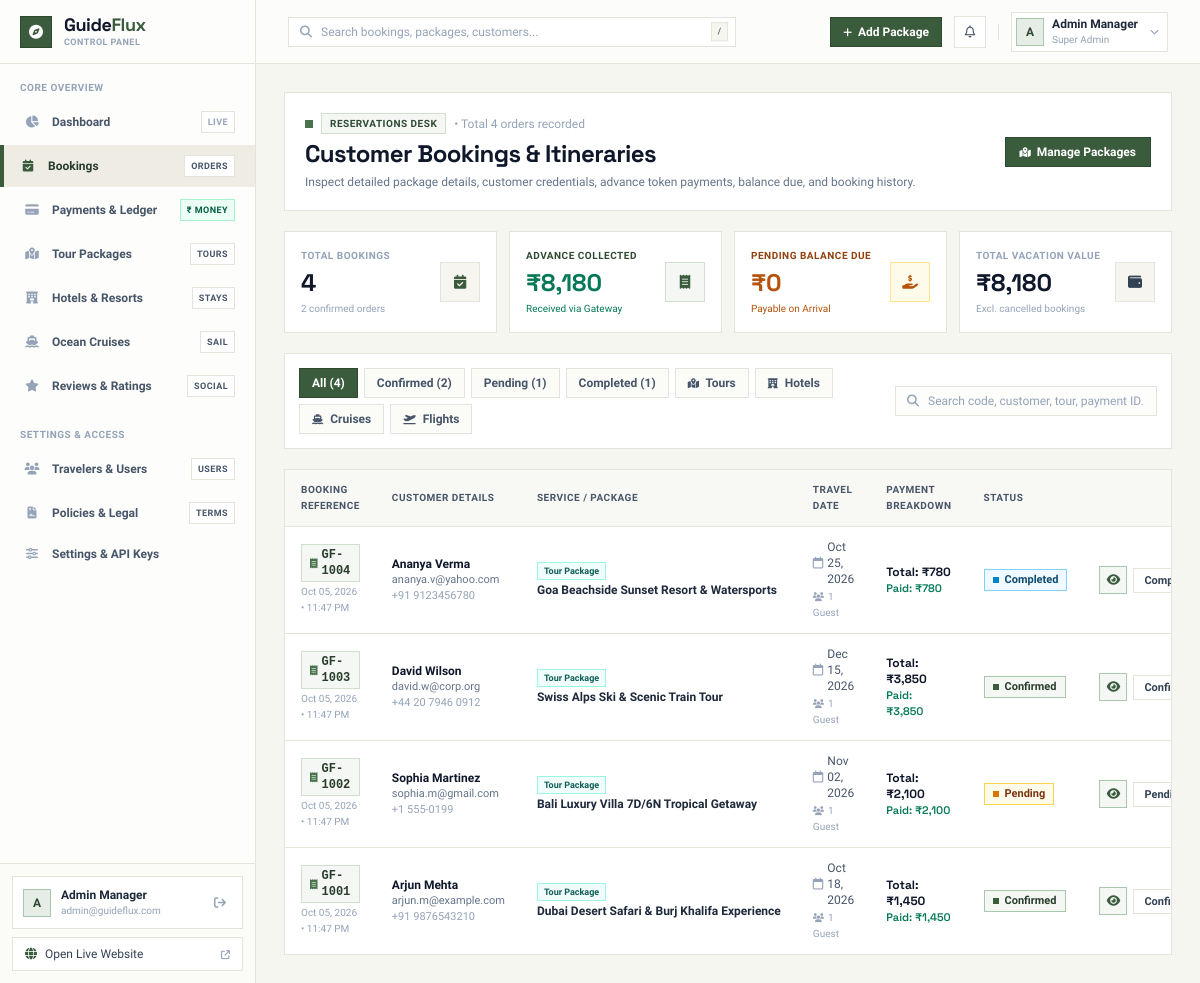
Screenshot of /admin/bookings.php (signed in) with the database file from the repository.
### tables this page shows
CREATE TABLE `bookings` (
  `id` int(11) NOT NULL AUTO_INCREMENT,
  `booking_code` varchar(50) NOT NULL,
  `user_id` int(11) DEFAULT NULL,
  `booking_type` varchar(50) NOT NULL DEFAULT 'package',
  `customer_name` varchar(100) NOT NULL,
  `customer_email` varchar(150) NOT NULL,
  `customer_phone` varchar(30) NOT NULL,
  `package_title` varchar(255) NOT NULL,
  `travel_date` date NOT NULL,
  `amount` decimal(10,2) NOT NULL,
  `advance_amount` decimal(10,2) NOT NULL DEFAULT 0.00,
  `balance_amount` decimal(10,2) NOT NULL DEFAULT 0.00,
  `payment_gateway` varchar(50) DEFAULT 'razorpay',
  `payment_id` varchar(100) DEFAULT NULL,
  `booking_details` longtext DEFAULT NULL,
  `status` enum('confirmed','pending','completed','cancelled') DEFAULT 'pending',
  `created_at` timestamp NULL DEFAULT current_timestamp(),
  PRIMARY KEY (`id`),
  UNIQUE KEY `booking_code` (`booking_code`)
);

### admin/bookings.php (the view, shortened to what the rows shown need)
<?php
$pdo = getDBConnection();
$bookings = [];
if ($pdo) {
    try {
        $cruisesMap = [];
        try {
            $cruStmt = $pdo->query("SELECT id, title, slug, departure_port, ship_name, duration_days, duration_nights, badge, featured_image FROM `cruises`");
            while ($c = $cruStmt->fetch(PDO::FETCH_ASSOC)) {
                $cruisesMap['id_' . $c['id']] = $c;
            }
        } catch (Exception $ce) {}
        $sql = "SELECT b.*,
                       u.name AS user_account_name, u.email AS user_account_email, u.phone AS user_account_phone, u.status AS user_account_status
                FROM `bookings` b
                LEFT JOIN `users` u ON b.user_id = u.id
                WHERE 1=1";
        $params = [];
        $sql .= " ORDER BY b.`id` DESC";
        $stmt = $pdo->prepare($sql);
        $stmt->execute($params);
        $rawBookings = $stmt->fetchAll(PDO::FETCH_ASSOC);
        foreach ($rawBookings as $rb) {
            $meta = [];
            $matchedPkg = null;
            if ($rb['booking_type'] === 'cruise') {
                $matchedCruise = null;
                if (!empty($meta['cruise_id']) && isset($cruisesMap['id_' . $meta['cruise_id']])) {
                    $matchedCruise = $cruisesMap['id_' . $meta['cruise_id']];
                }
                if ($matchedCruise) {
                    $rb['pkg_image'] = $matchedCruise['featured_image'];
                    $rb['pkg_location'] = 'Port: ' . $matchedCruise['departure_port'];
                    $rb['pkg_days'] = $matchedCruise['duration_days'];
                    $rb['pkg_nights'] = $matchedCruise['duration_nights'];
                    $rb['pkg_slug'] = $matchedCruise['slug'];
                    $rb['pkg_tag'] = $matchedCruise['badge'];
                } else {
                    $rb['pkg_image'] = $meta['cruise_image'] ?? null;
                    $rb['pkg_location'] = !empty($meta['ship_name']) ? ('Ship: ' . $meta['ship_name']) : 'Ocean Cruise';
                }
            } else {
                $rb['pkg_image'] = $matchedPkg['image'] ?? ($meta['hotel_image'] ?? null);
                $rb['pkg_location'] = $matchedPkg['location'] ?? ($meta['destination'] ?? ($meta['city'] ?? ''));
                $rb['pkg_days'] = $matchedPkg['duration_days'] ?? null;
                $rb['pkg_nights'] = $matchedPkg['duration_nights'] ?? null;
                $rb['pkg_slug'] = $matchedPkg['slug'] ?? null;
                $rb['pkg_tag'] = $matchedPkg['badge'] ?? null;
                $rb['package_id'] = $matchedPkg['id'] ?? null;
            }
            $bookings[] = $rb;
        }
    } catch (Exception $e) {
        $bookings = [];
    }
}
include 'components/head.php';
?>
<div class="min-h-screen flex bg-cream-100/70 antialiased selection:bg-sage-600 selection:text-white">
    <div class="flex-1 lg:pl-64 xl:pl-68 flex flex-col min-w-0 transition-all">
        <main class="flex-1 p-4 sm:p-6 lg:p-7 w-full space-y-5">
            <div class="bg-white border border-[#e5e4dc] p-4 sm:p-5 flex flex-col md:flex-row md:items-center justify-between gap-4">
                <div class="space-y-1">
                    <h1 class="text-xl sm:text-2xl font-bold font-space text-slate-900 tracking-tight">
                        Customer Bookings &amp; Itineraries
                    </h1>
                </div>
            </div>
            <div class="bg-white border border-[#e5e4dc] overflow-hidden">
                <div class="overflow-x-auto">
                    <table class="w-full text-left text-xs border-collapse">
                        <thead>
                            <tr class="bg-cream-100/70 border-b border-[#e5e4dc] text-slate-600 font-bold uppercase tracking-wider text-[10px]">
                                <th class="py-3 px-4">Booking Reference</th>
                                <th class="py-3 px-4">Customer Details</th>
                                <th class="py-3 px-4">Service / Package</th>
                                <th class="py-3 px-4">Travel Date</th>
                                <th class="py-3 px-4">Payment Breakdown</th>
                                <th class="py-3 px-4">Status</th>
                                <th class="py-3 px-4 text-right">Actions</th>
                            </tr>
                        </thead>
                        <tbody class="divide-y divide-[#e5e4dc]">
                            <?php if (!empty($bookings)): ?>
                                <?php foreach ($bookings as $b): ?>
                                    <?php
                                    $st = strtolower($b['status']);
                                    $bType = $b['booking_type'] ?? 'package';
                                    $totalAmt = (float)$b['amount'];
                                    $advAmt = (float)($b['advance_amount'] > 0 ? $b['advance_amount'] : $totalAmt);
                                    $bJson = htmlspecialchars(json_encode($b), ENT_QUOTES, 'UTF-8');
                                    ?>
                                    <tr class="hover:bg-cream-50/80 transition-colors">
                                        <td class="py-3 px-4">
                                            <div class="flex items-center gap-1.5">
                                                <button type="button"
                                                        onclick="openBookingDossier(<?php echo $bJson; ?>)"
                                                        class="font-mono font-bold text-sage-900 bg-sage-50 hover:bg-sage-100 px-2 py-0.5 border border-sage-200 transition text-left cursor-pointer inline-flex items-center gap-1">
                                                    <i class="fa-solid fa-receipt text-[10px] text-sage-600"></i>
                                                    <span><?php echo htmlspecialchars($b['booking_code']); ?></span>
                                                </button>
                                            </div>
                                            <div class="text-[10px] text-slate-400 mt-0.5">
                                                <?php echo date('M d, Y • h:i A', strtotime($b['created_at'] ?? 'now')); ?>
                                            </div>
                                        </td>
                                        <td class="py-3 px-4">
                                            <div class="font-bold text-slate-900 flex items-center gap-1">
                                                <span><?php echo htmlspecialchars($b['customer_name']); ?></span>
                                            </div>
                                            <div class="text-[11px] text-slate-500">
                                                <a href="mailto:<?php echo htmlspecialchars($b['customer_email']); ?>" class="hover:text-sage-700 hover:underline"><?php echo htmlspecialchars($b['customer_email']); ?></a>
                                            </div>
                                            <div class="text-[11px] text-slate-400">
                                                <a href="tel:<?php echo htmlspecialchars($b['customer_phone']); ?>" class="hover:text-sage-700"><?php echo htmlspecialchars($b['customer_phone']); ?></a>
                                            </div>
                                        </td>
                                        <td class="py-3 px-4">
                                            <div class="flex items-center gap-1.5 mb-0.5">
                                                <?php if ($bType === 'hotel'): ?>
                                                    <span class="text-[9px] font-bold bg-amber-50 text-amber-800 border border-amber-200 px-1.5 py-0.2">Hotel Stay</span>
                                                <?php elseif ($bType === 'cruise'): ?>
                                                    <span class="text-[9px] font-bold bg-indigo-50 text-indigo-800 border border-indigo-200 px-1.5 py-0.2">Ocean Cruise</span>
                                                <?php elseif ($bType === 'flight_inquiry'): ?>
                                                    <span class="text-[9px] font-bold bg-sky-50 text-sky-800 border border-sky-200 px-1.5 py-0.2">Flight Query</span>
                                                <?php else: ?>
                                                    <span class="text-[9px] font-bold bg-teal-50 text-teal-800 border border-teal-200 px-1.5 py-0.2">Tour Package</span>
                                                <?php endif; ?>
                                            </div>
                                            <div class="font-medium text-slate-800 max-w-xs truncate cursor-pointer hover:text-sage-700 font-semibold" onclick="openBookingDossier(<?php echo $bJson; ?>)">
                                                <?php echo htmlspecialchars($b['package_title']); ?>
                                            </div>
                                        </td>
                                        <td class="py-3 px-4 text-slate-600 font-medium">
                                            <div class="flex items-center gap-1">
                                                <i class="fa-regular fa-calendar text-slate-400 text-xs"></i>
                                                <span><?php echo date('M d, Y', strtotime($b['travel_date'])); ?></span>
                                            </div>
                                            <div class="text-[10px] text-slate-400 mt-0.5">
                                                <i class="fa-solid fa-users text-[9px] mr-1"></i><?php echo (int)($b['guests_count'] ?? 1); ?> Guest<?php echo (int)($b['guests_count'] ?? 1) > 1 ? 's' : ''; ?>
                                            </div>
                                        </td>
                                        <td class="py-3 px-4 font-space">
                                            <div class="font-bold text-slate-900 text-xs">
                                                Total: ₹<?php echo number_format($totalAmt); ?>
                                            </div>
                                            <div class="text-[11px] text-emerald-700 font-semibold">
                                                Paid: ₹<?php echo number_format($advAmt); ?>
                                            </div>
                                        </td>
                                        <td class="py-3 px-4">
                                            <?php
                                            $badgeClass = 'bg-cream-100 text-slate-700 border-[#e5e4dc]';
                                            if ($st === 'confirmed') $badgeClass = 'bg-sage-50 text-sage-900 border-sage-300';
                                            elseif ($st === 'pending') $badgeClass = 'bg-amber-50 text-amber-900 border-amber-300';
                                            elseif ($st === 'completed') $badgeClass = 'bg-sky-50 text-sky-900 border-sky-300';
                                            elseif ($st === 'cancelled') $badgeClass = 'bg-rose-50 text-rose-900 border-rose-300';
                                            ?>
                                            <span class="inline-flex items-center gap-1.5 px-2 py-0.5 text-[11px] font-bold border <?php echo $badgeClass; ?>">
                                                <span class="w-1.5 h-1.5 <?php echo $st === 'confirmed' ? 'bg-sage-700' : ($st === 'pending' ? 'bg-amber-600' : ($st === 'completed' ? 'bg-sky-600' : 'bg-rose-600')); ?>"></span>
                                                <?php echo ucfirst($st); ?>
                                            </span>
                                        </td>
                                        <td class="py-3 px-4 text-right">
                                            <div class="inline-flex items-center gap-1.5 justify-end">
                                                <button type="button"
                                                        onclick="openBookingDossier(<?php echo $bJson; ?>)"
                                                        title="View Complete Package & Payment Dossier"
                                                        class="w-7 h-7 bg-sage-50 hover:bg-sage-700 text-sage-700 hover:text-white border border-sage-300 transition-colors flex items-center justify-center text-xs font-bold cursor-pointer">
                                                    <i class="fa-solid fa-eye"></i>
                                                </button>
                                                <form method="POST" action="bookings.php" class="inline-flex items-center">
                                                    <select name="status" onchange="this.form.submit()" class="text-[11px] py-1 px-1.5 border border-[#e5e4dc] bg-white text-slate-700 hover:border-slate-400 focus:outline-none focus:border-sage-700 cursor-pointer font-semibold">
                                                        <option value="confirmed" <?php echo $st === 'confirmed' ? 'selected' : ''; ?>>Confirmed</option>
                                                        <option value="pending" <?php echo $st === 'pending' ? 'selected' : ''; ?>>Pending</option>
                                                        <option value="completed" <?php echo $st === 'completed' ? 'selected' : ''; ?>>Completed</option>
                                                    </select>
                                                </form>
                                            </div>
                                        </td>
                                    </tr>
                                <?php endforeach; ?>
                            <?php endif; ?>
                        </tbody>
                    </table>
                </div>
            </div>
        </main>
    </div>
</div>
<?php include 'components/footer.php'; ?>

### rows the page displays
bookings: booking_code "GF-1004", created_at "Oct 05, 2026 • 11:47 PM", customer_name "Ananya Verma", customer_email "ananya.v@yahoo.com", customer_phone "+91 9123456780", booking_type "Tour Package", package_title "Goa Beachside Sunset Resort & Watersports", travel_date "Oct 25, 2026", guests_count "1", amount "780", advAmt "780", status "Completed"
bookings: booking_code "GF-1003", created_at "Oct 05, 2026 • 11:47 PM", customer_name "David Wilson", customer_email "david.w@corp.org", customer_phone "+44 20 7946 0912", booking_type "Tour Package", package_title "Swiss Alps Ski & Scenic Train Tour", travel_date "Dec 15, 2026", guests_count "1", amount "3,850", advAmt "3,850", status "Confirmed"
bookings: booking_code "GF-1002", created_at "Oct 05, 2026 • 11:47 PM", customer_name "Sophia Martinez", customer_email "sophia.m@gmail.com", customer_phone "+1 555-0199", booking_type "Tour Package", package_title "Bali Luxury Villa 7D/6N Tropical Getaway", travel_date "Nov 02, 2026", guests_count "1", amount "2,100", advAmt "2,100", status "Pending"
bookings: booking_code "GF-1001", created_at "Oct 05, 2026 • 11:47 PM", customer_name "Arjun Mehta", customer_email "arjun.m@example.com", customer_phone "+91 9876543210", booking_type "Tour Package", package_title "Dubai Desert Safari & Burj Khalifa Experience", travel_date "Oct 18, 2026", guests_count "1", amount "1,450", advAmt "1,450", status "Confirmed"

### other values shown
substr($_SESSION['admin_name'] ?? 'A', 0, 1) "A"
$_SESSION['admin_name'] "Admin Manager"
$_SESSION['admin_email'] "admin@guideflux.com"
$totalBookings "4"
$confirmedCount "2"
$totalAdvancePaid > 0 ? $totalAdvancePaid : $totalSales "8,180"
$totalBalanceDue "0"
$totalSales "8,180"
$pendingCount "1"
$completedCount "1"
